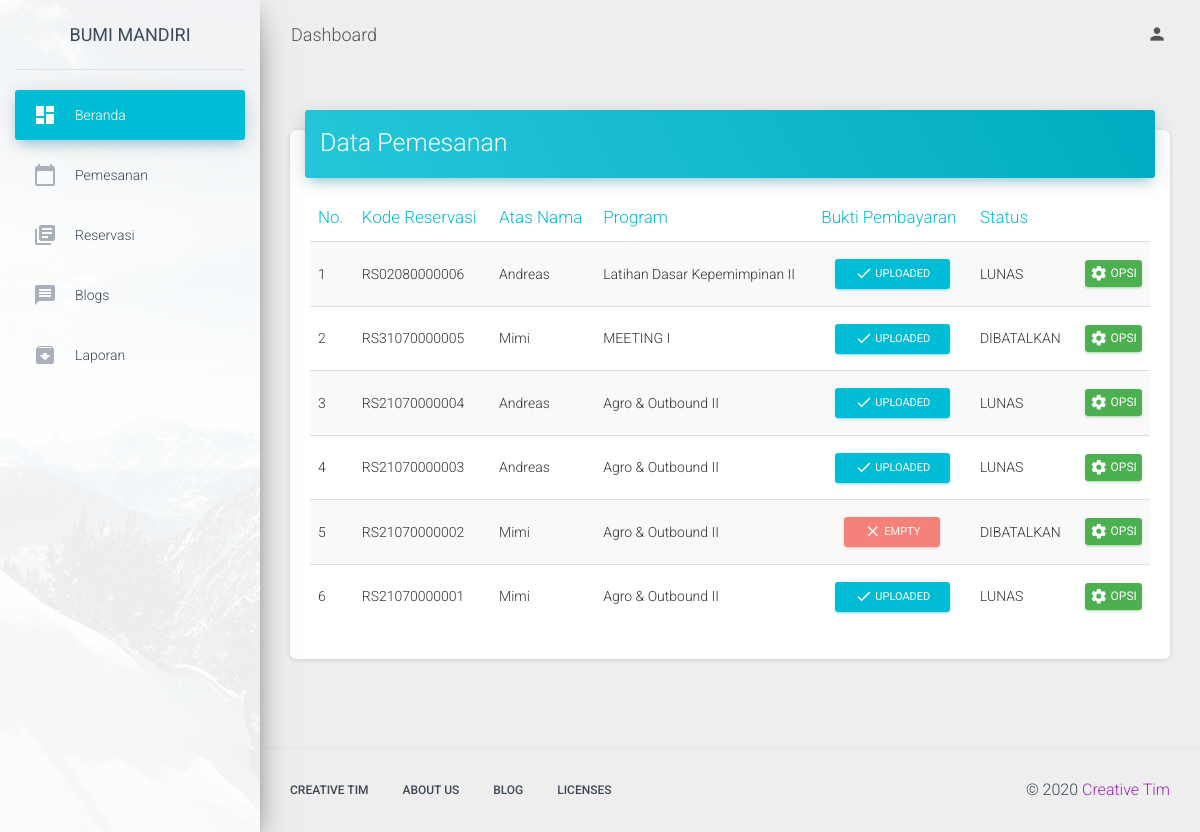
Before: /index.php/admin/pemesanan with the older database file.
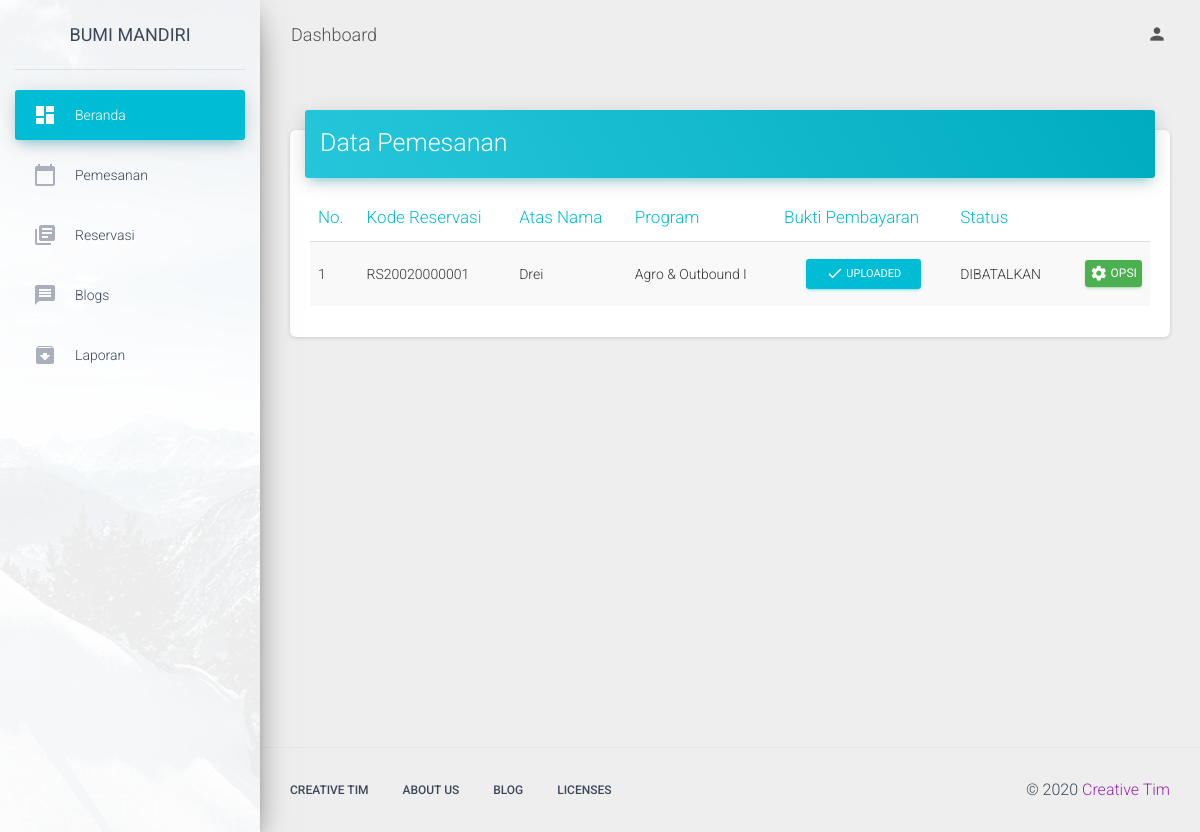
After: the same page with the newer database file.
### tables this page shows
CREATE TABLE `reservasi` (
  `id` int(11) NOT NULL,
  `kode_reservasi` char(20) NOT NULL,
  `tgl_masuk` date NOT NULL,
  `tgl_keluar` date NOT NULL,
  `paket_program_id` int(11) NOT NULL,
  `jumlah_org` int(11) NOT NULL,
  `tagihan` int(11) NOT NULL,
  `pembayaran` varchar(20) NOT NULL,
  `id_pelanggan` int(11) NOT NULL,
  `bukti` varchar(100) NOT NULL
);

CREATE TABLE `pelanggan` (
  `id` int(11) NOT NULL,
  `nama_depan` varchar(80) NOT NULL,
  `nama_belakang` varchar(80) NOT NULL,
  `email` varchar(80) NOT NULL,
  `username` varchar(80) NOT NULL,
  `password` char(60) NOT NULL,
  `alamat` text NOT NULL,
  `telp` varchar(16) NOT NULL,
  `foto_profil` varchar(100) NOT NULL,
  `tgl_reg` date NOT NULL
);

CREATE TABLE `paket_program` (
  `id` int(11) NOT NULL,
  `nama_program` varchar(30) NOT NULL,
  `fasilitas` text NOT NULL,
  `konsumsi` text NOT NULL,
  `lama_kegiatan` varchar(20) NOT NULL,
  `jumlah_hari` int(11) NOT NULL,
  `harga` int(11) NOT NULL,
  `minkapasitas` int(11) NOT NULL,
  `kapasitas` int(11) NOT NULL,
  `status` int(11) NOT NULL,
  `program_img` varchar(50) NOT NULL,
  `paket_jenis_id` int(11) NOT NULL
);

### application/controllers/Admin.php (called while the page is built, shortened)
<?php
class Admin extends CI_Controller {
	function __construct(){
		$this->load->helper('url');
        $this->load->helper('text');
        $this->load->library('pdf');
		$this->load->model('Admin_model');
		$this->load->model('Paket_model');
		$this->load->model('Petugas_model');
		$this->load->model('Pelanggan_model');
		$this->load->model('Reservasi_model');
		$this->load->model('Post_model');
		$this->load->model('Testimoni_model');
		$this->load->model('Pemesanan');
	}
	public function pemesanan()
	{
		$data=array('res'=>$this->Pemesanan->get_pemesanan());
		$this->load->view('admin/template/head');
		$this->load->view('admin/template/sidebar');
		$this->load->view('admin/pemesanan', $data);
		$this->load->view('admin/template/foot');
	}
}

### index.php (called while the page is built, shortened)
<?php
require_once BASEPATH.'core/CodeIgniter.php';

### application/models/Pemesanan.php (called while the page is built, shortened)
<?php
class Pemesanan extends CI_Model {
	function get_pemesanan(){
		$result=$this->db->query("SELECT reservasi.id, reservasi.kode_reservasi, reservasi.id_pelanggan, reservasi.paket_program_id, pelanggan.nama_depan, reservasi.bukti, paket_program.nama_program, reservasi.pembayaran FROM (reservasi INNER JOIN pelanggan ON reservasi.id_pelanggan=pelanggan.id) INNER JOIN paket_program ON reservasi.paket_program_id=paket_program.id ORDER BY reservasi.id DESC;");
        return $result;
	}
}

### application/views/admin/pemesanan.php (the view, shortened to what the changed rows need)
<!DOCTYPE html>
<html lang="en">
    <div class="main-panel">
      <div class="content">
        <div class="container-fluid">
          <div class="">
              <div class="card">
                <div class="card-body table-responsive">
                  <table id="myTable" class="table table-hover  table-striped">
                    <thead class="text-info">
                      <th>No.</th>
                      <th>Kode Reservasi</th>
                      <th>Atas Nama</th>
                      <th>Program</th>
                      <th>Bukti Pembayaran</th>
                      <th>Status</th>
                      <th></th>
                    </thead>
                    <tbody><?php $no=1; ?><?php foreach ($res->result() as $post): ?>
                      <tr>
                        <td><?php echo $no++  ?></td>
                        <td><?php echo $post->kode_reservasi  ?></td>
                        <td><?php echo $post->nama_depan  ?></td>
                        <td><?php echo $post->nama_program  ?></td>
                        <td class="text-center">
                          <?php
                            if (empty($post->bukti)) {
                              echo '<button type="button" class="btn btn-danger btn-sm" data-toggle="modal" data-target="#showModal" disabled>
                            <i class="material-icons">close</i> Empty
                            </button>';
                            }
                            else{
                              echo '<button type="button" class="btn btn-info btn-sm" data-toggle="modal" data-target="#'.$post->kode_reservasi.'">
                            <i class="material-icons">done</i> Uploaded
                            </button>';
                            }
                          ?>
                        </td>
                        <td class="status-pembayaran"><?php echo $post->pembayaran  ?></td>
                        <td class="td-actions text-right">
                              <a href="<?php echo base_url() ?>Admin/opsi_pemesanan/<?php echo $post->kode_reservasi  ?>" rel="tooltip" title="Lihat Detail" class="btn btn-success konfirmasi">
                                <i class="material-icons">settings</i> Opsi
                              </a>
                            </td>
                      </tr>
                    <?php endforeach; ?></tbody>
                  </table>
                </div>
              </div>
            </div>
        </div>
      </div>
    </div>
  </div>

Changed rows visible on the page:
removed reservasi: kode_reservasi "RS02080000006", id_pelanggan.nama_depan "Andreas", paket_program.nama_program "Latihan Dasar Kepemimpinan II", pembayaran "LUNAS"
removed reservasi: kode_reservasi "RS31070000005", id_pelanggan.nama_depan "Mimi", paket_program.nama_program "MEETING I", pembayaran "DIBATALKAN"
removed reservasi: kode_reservasi "RS21070000004", id_pelanggan.nama_depan "Andreas", paket_program.nama_program "Agro & Outbound II", pembayaran "LUNAS"
removed reservasi: kode_reservasi "RS21070000003", id_pelanggan.nama_depan "Andreas", paket_program.nama_program "Agro & Outbound II", pembayaran "LUNAS"
removed reservasi: kode_reservasi "RS21070000002", id_pelanggan.nama_depan "Mimi", paket_program.nama_program "Agro & Outbound II", shows "EMPTY", pembayaran "DIBATALKAN"
changed reservasi: kode_reservasi "RS21070000001" → "RS20020000001"; id_pelanggan.nama_depan "Mimi" → "Drei"; paket_program.nama_program "Agro & Outbound II" → "Agro & Outbound I"; pembayaran "LUNAS" → "DIBATALKAN"
